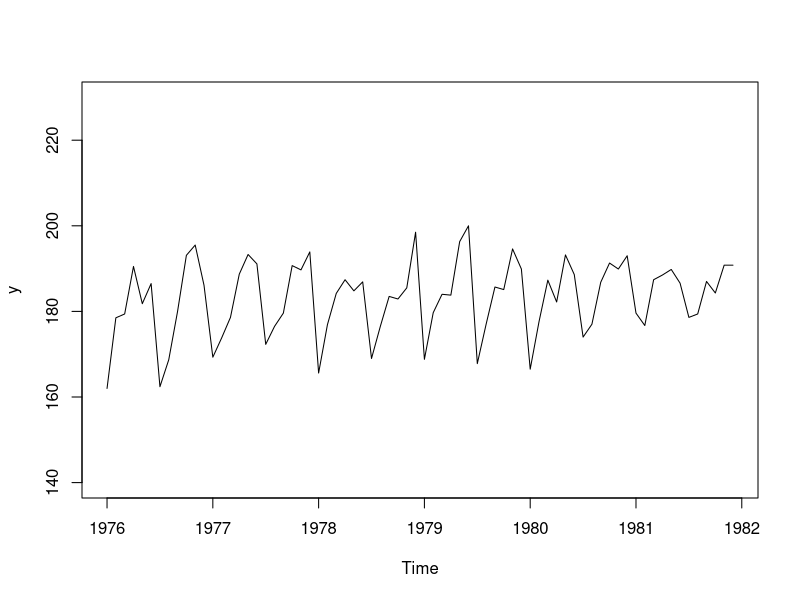

The R script that drew this image:
#PAGE=417
y=c(1976:1981)
j1=c(178.2,196.3,197.3,209.5,200.0,205.2)
f=c(156.7,162.8,173.7,186.3,188.7,179.6)
m1=c(164.2,168.6,173.2,183,187.5,185.4)
a1=c(153.2,156.9,159.7,169.5,168.6,172.4)
m2=c(157.5,168.2,175.2,178.2,175.7,177.7)
j2=c(172.6,180.2,187.4,186.7,189.4,202.7)
j3=c(185.9,197.9,202.6,202.4,216.1,220.2)
a2=c(185.8,195.9,205.6,204.9,215.4,210.2)
s=c(165,176,185.6,180.6,191.5,186.9)
o=c(163.6,166.4,175.6,179.8,178.5,181.4)
n=c(169,166.3,176.3,177.4,178.6,175.6)
d=c(183.1,183.9,191.7,188.9,195.6,195.6)

v=c(110,96.5,97,88.9,95.1,102.1,110.1,110.7,99.1,94,94.1,102.5)
j1=round(j1/(v[1]/100),1)
f=round(f/(v[2]/100),1)
m1=round(m1/(v[3]/100),1)
a1=round(a1/(v[4]/100),1)
m2=round(m2/(v[5]/100),1)
j2=round(j2/(v[6]/100),1)
j3=round(j3/(v[7]/100),1)
a2=round(a2/(v[8]/100),1)
s=round(s/(v[9]/100),1)
o=round(o/(v[10]/100),1)
n=round(n/(v[11]/100),1)
d=round(d/(v[12]/100),1)


y1=c(j1,f,m1,a1,m2,j2,j3,a2,s,o,n,d)


y <- ts(y1, frequency=12, start=c(1976,1))
plot(y,ylim=c(140,230))
abline(a=0,b=0)
